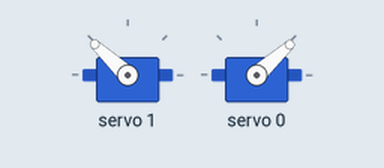
A sketch run on a simulated Arduino Uno, built with avr-gcc and run on an emulated ATmega328P. Shown: 2 × servo.

Above: at 0.05 s.
At 10.12 s:
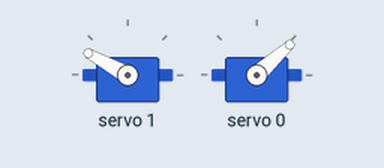
At 19.9 s:
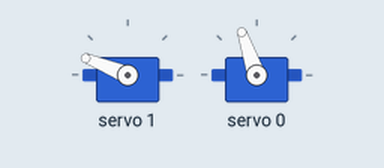
At 39.85 s:
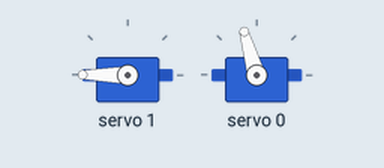
Timing chart, 0 to 40.0 s (numbered marks = the images above):
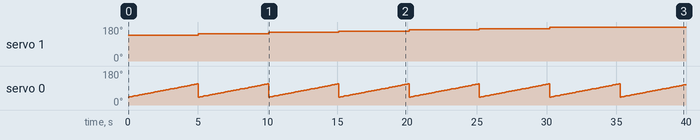

The sketch:

sketch_sep17a.ino
```cpp
#include <Wire.h>
#include <Adafruit_PWMServoDriver.h>

Adafruit_PWMServoDriver pwm = Adafruit_PWMServoDriver();

void setup() {
  Serial.begin(115200);
  Serial.setTimeout(1);
  pwm.begin();
  pwm.setPWMFreq(50);  // Set the PWM frequency (usually 60 Hz)
}

void loop() {

  /*if(Serial.available()){
    int x = Serial.readString().toInt();
    int y = Serial.readString().toInt();
    //      Servo,   PWM
    pwm.setPWM(0, 0, x);
    pwm.setPWM(1, 0, y);
  }*/

  for(int i = 0; i < 10; i++) {
    pwm.setPWM(1, 0, 400+i*15);
    for(int j = 0; j < 50; j++) {
      pwm.setPWM(0, 0, 200+j*3);
      delay(100);
    }

  }
}
```

Measured:
- by itself, servo 1: moves from 137° to 180° over 30.2 s
- by itself, servo 0: ramps from 42° to 112° and jumps back, once every 5.0 s
